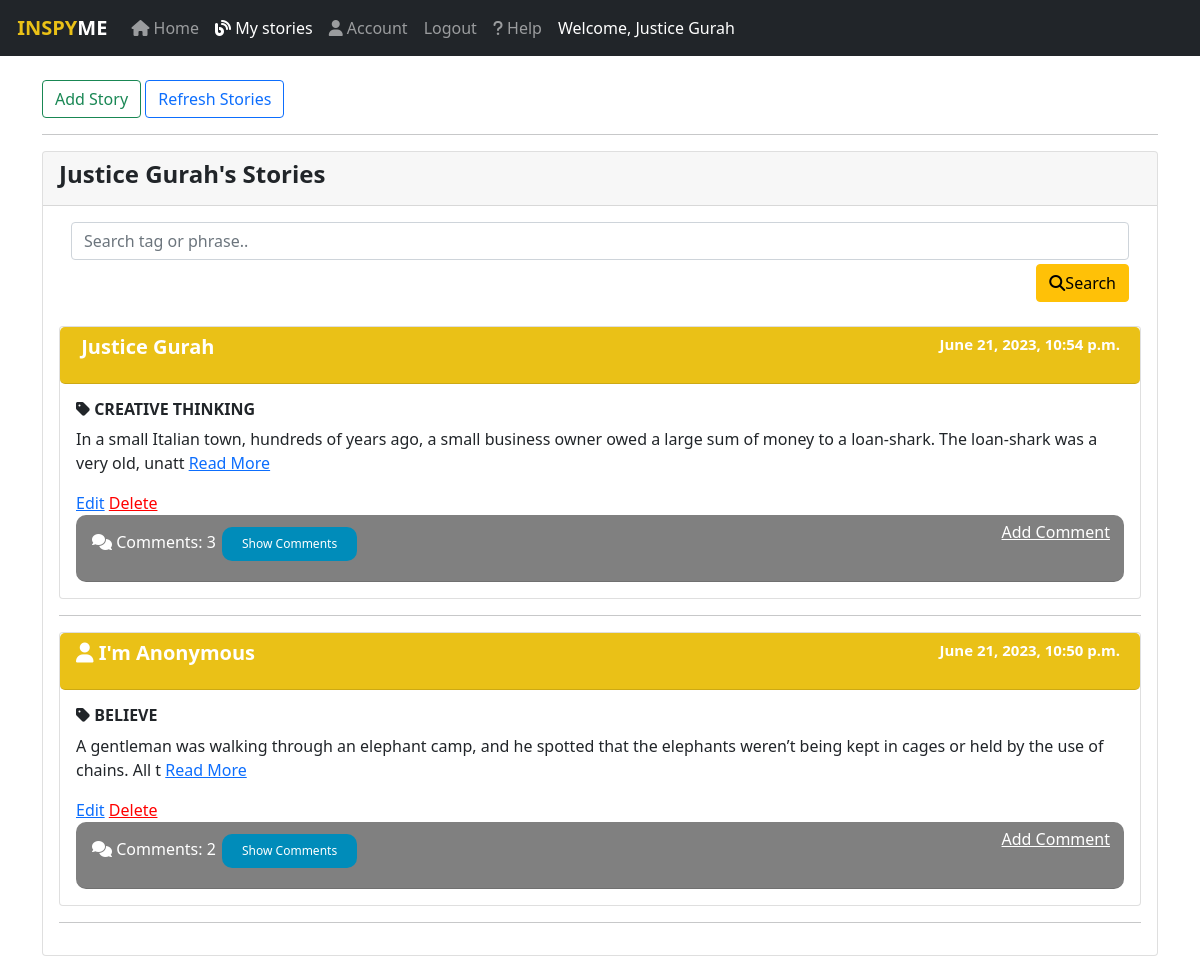
Page /stories (signed in) on the committed database.
### inspyme/models.py (models this page shows, shortened)
class CustomUser(AbstractUser):
    GENDER = [("M", "Male"), ("F", "Female")]
    username = models.CharField(max_length=30, null=True, blank=True)  # Removed username, using email instead
    email = models.EmailField(unique=True)
    gender = models.CharField(max_length=1, choices=GENDER)
    profile_pic = models.ImageField(upload_to='profile_pics/', null=True, blank=True)
    address = models.TextField()
    created_at = models.DateTimeField(auto_now_add=True)
    updated_at = models.DateTimeField(auto_now=True)
    USERNAME_FIELD = "email" #make email the user entry field
    REQUIRED_FIELDS = []
    object = CustomUserManager() #call the user manager to save user

class Story(models.Model):
    author = models.ForeignKey(CustomUser, null=True, blank = False, on_delete=models.CASCADE) #the one posting the story
    tag = models.CharField(max_length=100, null=True, blank=False) #give the story a title or a tag
    story = models.TextField(null=True, blank=False) #the actual story
    is_anonymous = models.BooleanField(default=True) #user should choose to show identity or not
    date_posted = models.DateTimeField (auto_now=True) #picks current date and time

### inspyme/views.py (the view)
# urls.py: path("stories", views.mystory, name='mystory'),
@login_required
def mystory(request):
    query = request.GET.get('qq') #get the query from the search form
    stories = Story.objects.filter(author=request.user).order_by('-date_posted')
    if query:
        stories = stories.filter(
            Q(tag__icontains=query) |
            Q(story__icontains=query)
        )
    for story in stories:
        comments = story.comment_set.all()
        c = comments.count()
        story.comments = comments
        story.comments.count = c
    context = {
        'stories': stories,
    }
    return render(request, 'mystory.html', context)

### inspyme/templates/mystory.html (shortened to what this page needs)
{% extends 'main.html' %}
{% load static %}
{% block content %}
<div class="container">
  <br>
<a class="btn btn-outline-success" href="{% url 'addstory'%}">Add Story</a>
<a class="btn btn-outline-primary" href="{% url 'mystory' %}">Refresh Stories</a>
  <hr>
  <div class="card">
    <div class="card-header">
      <h4><strong>{{request.user.get_full_name}}'s Stories</strong></h4>
    </div>
    <div class="card-body">
        <div class='container'>
            <form method="GET" action="{% url 'mystory' %}">
              <input class='form-control' type="text" name="qq" placeholder="Search tag or phrase..">
              <div class="d-grid gap-2 d-md-flex justify-content-md-end">
              <button class='btn btn-warning' style='margin-top: 4px' type="submit"><i class="fa fa-search"></i>Search</button></div>
            </form>
          </div>
          <br>
      {% for story in stories %}
        <div class="card">
          <div class="card-header" style="background-color: #EAC117; border-radius: 5px">
            <h5><strong style="color: white;">
                {% if story.is_anonymous %}
              <p><i class="fa-solid fa-user"></i> I'm Anonymous
                <span class="rightdatee">{{ story.date_posted }}</span>
              </p>
            {% else %}
              <p><img scr=""> {{ story.author.get_full_name }}
                <span class="rightdatee">{{ story.date_posted }}</span>
              </p>
            {% endif %}
            </strong></h5>
          </div>
          <div class="card-body">
            <h6><i class="fa-solid fa-tag"></i> <strong>{{ story.tag | upper }}</strong></h6>
            <p class="story-content">
              {{ story.story|slice:":150" }}{% if story.story|length > 150 %}<span class="hidden-content" style="display:none;">{{ story.story|slice:"50:" }}</span> <a href="javascript:;" class="read-more">Read More</a>{% endif %}
            </p>
            {% if user == story.author %}
              <a href="{% url 'editstory' story.id %}">Edit</a>
              <a style="color: red" href="{% url 'deletestory' story.id %}" onclick="return confirm('Are you sure you want to delete this story ?')">Delete</a>
            {% endif %}
            <div class="card-header" style="background-color: gray; border-radius: 10px">
              <h6 style="color:white">
                  <i class="fa-solid fa-comments"></i> Comments: {{story.comments.count}}
                  <a class="addcomment" href="{% url 'addcomment' story.id %}">Add Comment</a>
                  {% if story.comments.count > 0 %}
                  <button class="toggle-comments" type="button">Show Comments</button>
                  {% endif %}
              </h6>
          </div>
          </div>
        </div>
        <hr />
      {% endfor %}
    </div>
  </div>
</div>
{% endblock content %}

### inspyme/templates/main.html (shortened to what this page needs)
<!DOCTYPE html>
{% load static %}
<html lang="en">
<head>
    <link href="https://cdn.jsdelivr.net/npm/bootstrap@5.0.2/dist/css/bootstrap.min.css" rel="stylesheet">
    <link rel="stylesheet" type="text/css" href="{% static 'main.css' %}">
</head>
<body>
    <nav class="navbar navbar-expand-lg navbar-dark bg-dark">
        <div class="container-fluid">
          <a class="navbar-brand" {% if user.is_authenticated %} href="{% url 'home'%}" {% else %} href="{% url 'login_page'%}" {% endif %}><strong><span style="color: #EAC117;"> INSPY</span>ME</strong></a>
          <div class="collapse navbar-collapse" id="navbarNavDropdown">
            <ul class="navbar-nav">
              {% if user.is_authenticated %}
              <li class="nav-item">
                {% url 'home' as home %}
                <a class="nav-link {% if home == request.path %} active {% endif %}" aria-current="page" href="{% url 'home' %}"><i class="fa-solid fa-house"></i> Home</a>
              </li>
              <li class="nav-item">
                {% url 'mystory' as mystory %}
                <a class="nav-link {% if mystory == request.path %} active {% endif %} " href="{% url 'mystory' %}"><i class="fa-sharp fa-solid fa-blog"></i> My stories</a>
              </li>
              <li class="nav-item">
                {% url 'editaccount' as editaccount %}
                <a class="nav-link {% if editaccount == request.path %} active {% endif %}" aria-current="page" href="{% url 'editaccount' request.user.id %}"><i class="fa-solid fa-user"></i> Account</a>
              </li>
              <li class="nav-item">
                <a class="nav-link" href="{% url 'user_logout' %}"> Logout</a>
              </li>
              {% endif %}
              <li class="nav-item">
                {% url 'help' as help %}
                <a class="nav-link {% if help == request.path %} active {% endif %}" href="{% url 'help' %}"><i class="fa-sharp fa-solid fa-question"></i> Help</a>
              </li>
              {% if user.is_authenticated %}
              <li class="nav-item">
                <a class="nav-link active" href="#"> Welcome, {{request.user.get_full_name}}</a>
              </li>
              {% endif %}
            </ul>
          </div>
        </div>
      </nav>
    {% block content %}
    {% endblock content %}
</body>
</html>

### static/main.css (style rules this page uses)
.rightdatee { position: absolute; right: 0; margin-right: 20px; font-size: 15px; }
.addcomment { position: absolute; right: 0; margin-right: 30px; color: white; }
.toggle-comments { background-color: #008CBA; color: white; border: none; padding: 10px 20px; text-align: center; text-decoration: none; display: inline-block; font-size: 12px; margin: 4px 2px; cursor: pointer; border-radius: 10px; }

### rows in the picture
CustomUser: user.get_full_name "Justice Gurah"
Story: author.get_full_name "Justice Gurah", date_posted "June 21, 2023, 10:54 p.m.", tag "CREATIVE THINKING", story "In a small Italian town, hundreds of years ago, a small business owner owed a large sum of money to a loan-shark. The loan-shark was a very old, unatt", shows "Edit", comments.count "3", shows "Show Comments"
Story: date_posted "June 21, 2023, 10:50 p.m.", tag "BELIEVE", story "A gentleman was walking through an elephant camp, and he spotted that the elephants weren’t being kept in cages or held by the use of chains. All t", shows "Edit", comments.count "2", shows "Show Comments"
